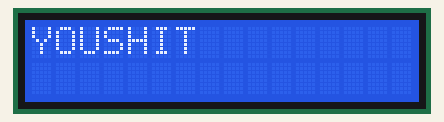
Bench run of a sketch on a simulated Arduino Uno, built with avr-gcc and run on an emulated ATmega328P. Parts: 16×2 character LCD.

Above: at 0.1 s.
At 2.1 s:
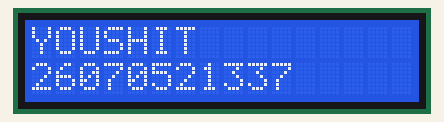

Measured:
- what the display in image 1 shows lasts 2.0 s, from 2.1 s to 4.1 s

The sketch:

04.ino
```cpp
#include <LiquidCrystal_I2C.h>

LiquidCrystal_I2C lcd_1(32, 16, 2);

void setup()
{
  lcd_1.init();
  lcd_1.setCursor(0, 0);
  lcd_1.backlight();
  lcd_1.display();
}

void loop()
{
  lcd_1.setCursor(0, 0);
  lcd_1.print("YOUSHIT");
  delay(2000);
  lcd_1.setCursor(0, 1);
  lcd_1.print("26070521337");
  delay(2000);
  lcd_1.clear();
}
```
